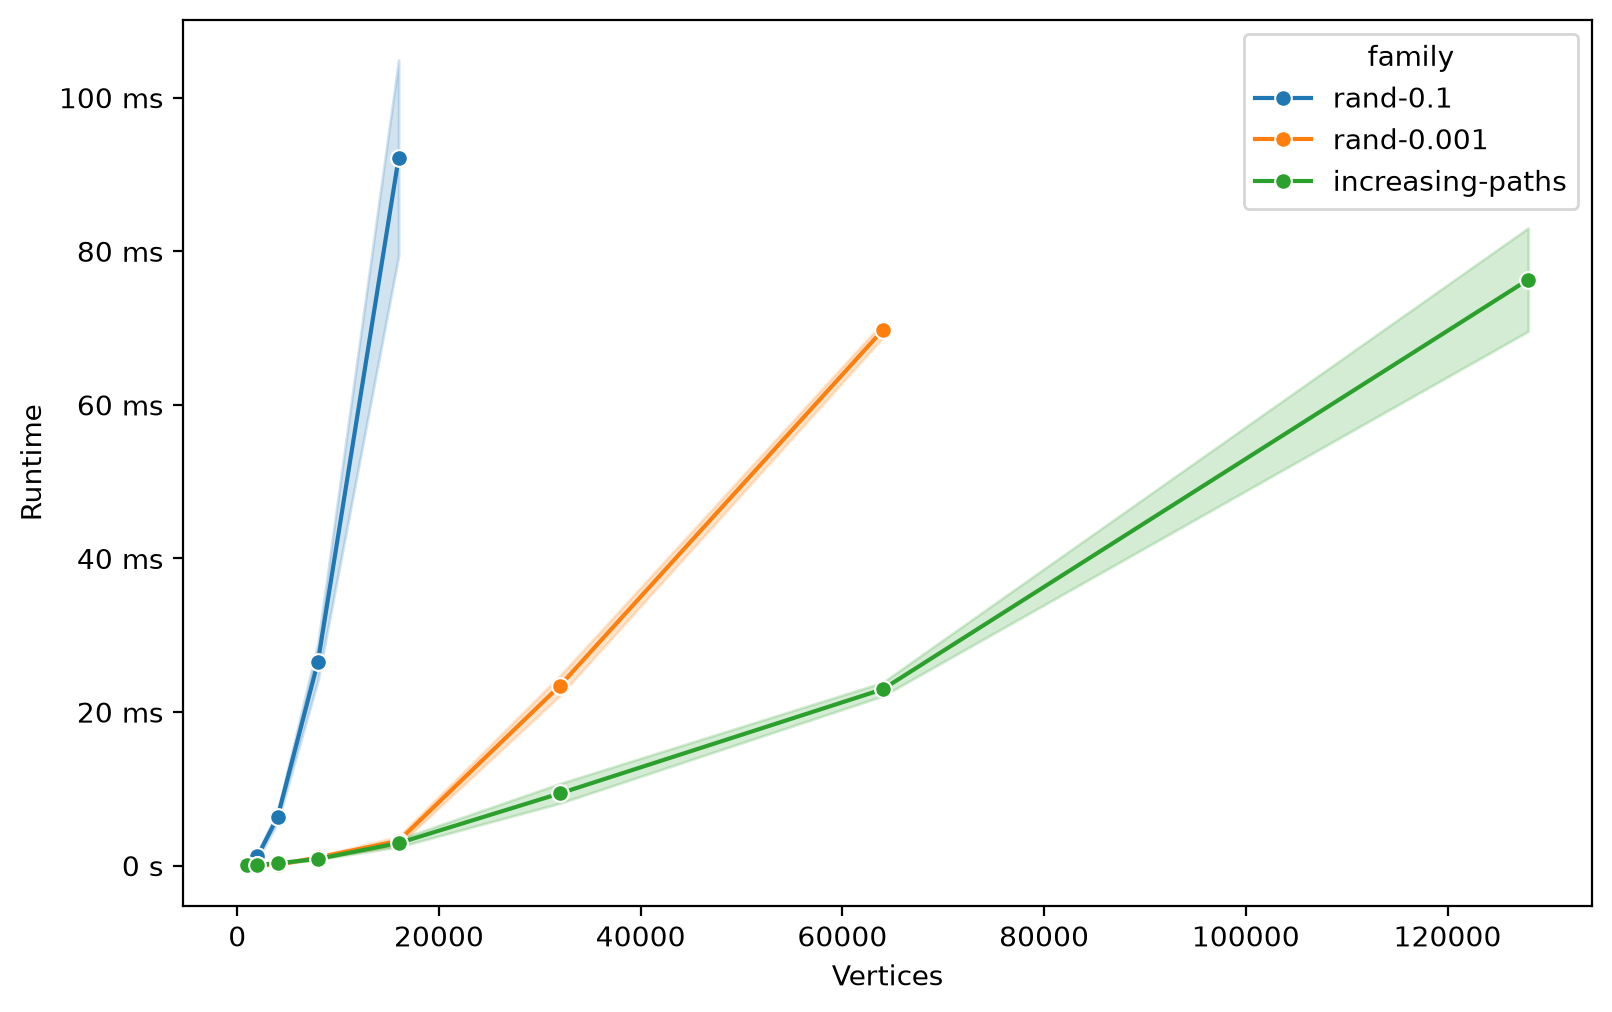

The Python source for this figure:
import pandas as pd
import seaborn as sns
import matplotlib.pyplot as plt
import matplotlib.ticker as mticker

df = pd.read_csv('./hk-time.csv')
df['time'] /= 1_000_000_000

fig, ax = plt.subplots(figsize=(8, 5), dpi=200)

sns.lineplot(
  data=df,
  x='nv',
  y='time',
  hue='family',
  marker='o',
  errorbar=('sd', 1),
  ax=ax,
)

ax.set_xlabel('Vertices')
ax.set_ylabel('Runtime')
ax.yaxis.set_major_formatter(mticker.EngFormatter(unit='s'))

fig.tight_layout(pad=0.5)
fig.savefig('hk-time.png', dpi=200, bbox_inches='tight', pad_inches=0.1)
